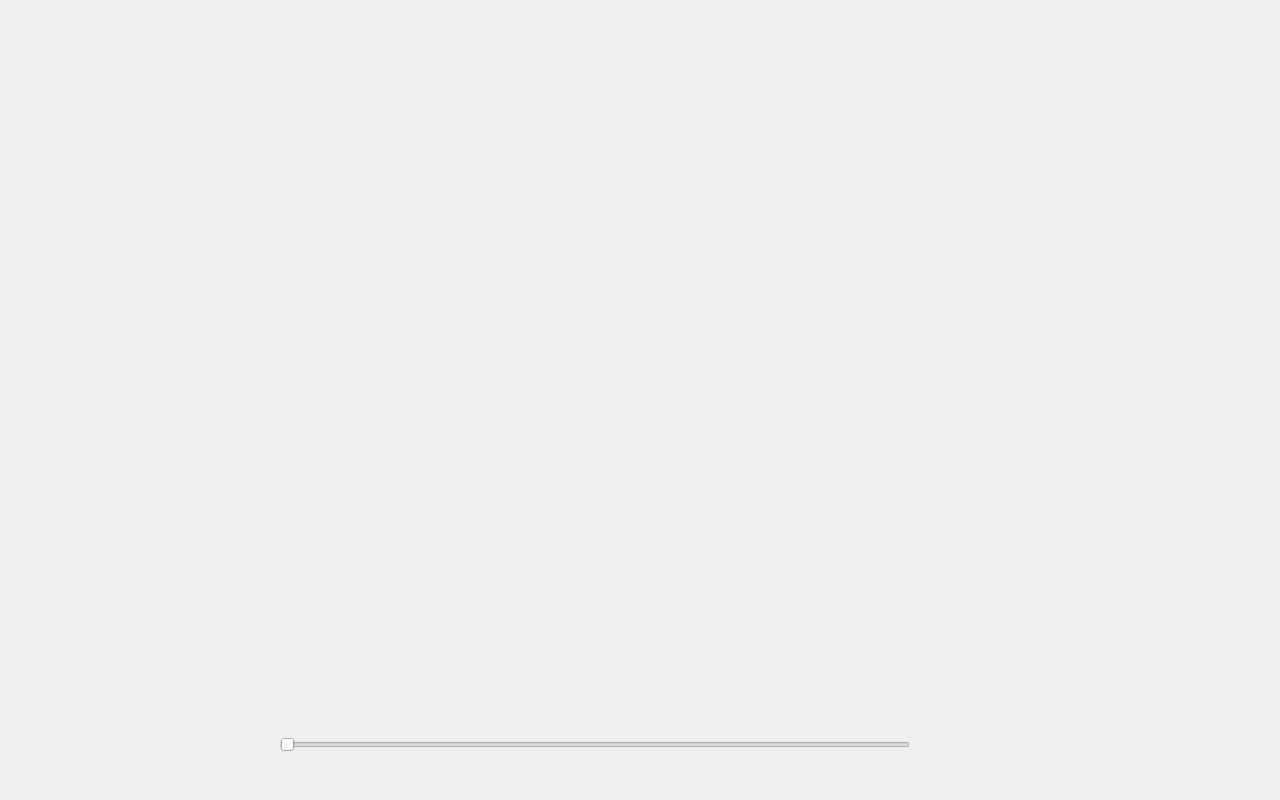
<?xml version="1.0" encoding="UTF-8"?>
<ui version="4.0">
 <class>video_drowse_play</class>
 <widget class="QWidget" name="video_drowse_play">
  <property name="geometry">
   <rect>
    <x>0</x>
    <y>0</y>
    <width>1280</width>
    <height>800</height>
   </rect>
  </property>
  <property name="windowTitle">
   <string>Form</string>
  </property>
  <widget class="QLabel" name="label">
   <property name="geometry">
    <rect>
     <x>0</x>
     <y>0</y>
     <width>1280</width>
     <height>800</height>
    </rect>
   </property>
   <property name="text">
    <string/>
   </property>
  </widget>
  <widget class="Label_return_vs" name="label_return">
   <property name="geometry">
    <rect>
     <x>1140</x>
     <y>20</y>
     <width>120</width>
     <height>70</height>
    </rect>
   </property>
   <property name="styleSheet">
    <string notr="true">image: url(:/tu/相片/返回.png);</string>
   </property>
   <property name="text">
    <string/>
   </property>
  </widget>
  <widget class="Label_right_vs" name="label_right">
   <property name="geometry">
    <rect>
     <x>1205</x>
     <y>298</y>
     <width>55</width>
     <height>205</height>
    </rect>
   </property>
   <property name="styleSheet">
    <string notr="true">image: url(:/tu/相片/往右.png);</string>
   </property>
   <property name="text">
    <string/>
   </property>
  </widget>
  <widget class="Label_delete_vs" name="label_delete">
   <property name="geometry">
    <rect>
     <x>1140</x>
     <y>710</y>
     <width>120</width>
     <height>70</height>
    </rect>
   </property>
   <property name="styleSheet">
    <string notr="true">image: url(:/tu/相片/删除.png);</string>
   </property>
   <property name="text">
    <string/>
   </property>
  </widget>
  <widget class="Label_left_vs" name="label_left">
   <property name="geometry">
    <rect>
     <x>20</x>
     <y>298</y>
     <width>55</width>
     <height>205</height>
    </rect>
   </property>
   <property name="styleSheet">
    <string notr="true">image: url(:/tu/相片/往左.png);</string>
   </property>
   <property name="text">
    <string/>
   </property>
  </widget>
  <widget class="Label_recoil_vs" name="label_recoil">
   <property name="geometry">
    <rect>
     <x>20</x>
     <y>710</y>
     <width>70</width>
     <height>70</height>
    </rect>
   </property>
   <property name="styleSheet">
    <string notr="true">image: url(:/tu/视频/快退.png);</string>
   </property>
   <property name="text">
    <string/>
   </property>
  </widget>
  <widget class="Label_pause_vs" name="label_pause">
   <property name="geometry">
    <rect>
     <x>100</x>
     <y>710</y>
     <width>70</width>
     <height>70</height>
    </rect>
   </property>
   <property name="styleSheet">
    <string notr="true">image: url(:/tu/视频/暂停.png);</string>
   </property>
   <property name="text">
    <string/>
   </property>
  </widget>
  <widget class="Label_advance_vs" name="label_advance">
   <property name="geometry">
    <rect>
     <x>180</x>
     <y>710</y>
     <width>70</width>
     <height>70</height>
    </rect>
   </property>
   <property name="styleSheet">
    <string notr="true">image: url(:/tu/视频/快进.png);</string>
   </property>
   <property name="text">
    <string/>
   </property>
  </widget>
  <widget class="QLabel" name="label_time">
   <property name="geometry">
    <rect>
     <x>930</x>
     <y>710</y>
     <width>200</width>
     <height>70</height>
    </rect>
   </property>
   <property name="styleSheet">
    <string notr="true"/>
   </property>
   <property name="text">
    <string/>
   </property>
  </widget>
  <widget class="QSlider" name="horizontalSlider">
   <property name="geometry">
    <rect>
     <x>280</x>
     <y>710</y>
     <width>630</width>
     <height>70</height>
    </rect>
   </property>
   <property name="orientation">
    <enum>Qt::Horizontal</enum>
   </property>
  </widget>
 </widget>
 <customwidgets>
  <customwidget>
   <class>Label_return_vs</class>
   <extends>QLabel</extends>
   <header>video_drowse_play.h</header>
  </customwidget>
  <customwidget>
   <class>Label_left_vs</class>
   <extends>QLabel</extends>
   <header>video_drowse_play.h</header>
  </customwidget>
  <customwidget>
   <class>Label_right_vs</class>
   <extends>QLabel</extends>
   <header>video_drowse_play.h</header>
  </customwidget>
  <customwidget>
   <class>Label_delete_vs</class>
   <extends>QLabel</extends>
   <header>video_drowse_play.h</header>
  </customwidget>
  <customwidget>
   <class>Label_recoil_vs</class>
   <extends>QLabel</extends>
   <header>video_drowse_play.h</header>
  </customwidget>
  <customwidget>
   <class>Label_pause_vs</class>
   <extends>QLabel</extends>
   <header>video_drowse_play.h</header>
  </customwidget>
  <customwidget>
   <class>Label_advance_vs</class>
   <extends>QLabel</extends>
   <header>video_drowse_play.h</header>
  </customwidget>
 </customwidgets>
 <resources/>
 <connections/>
</ui>
